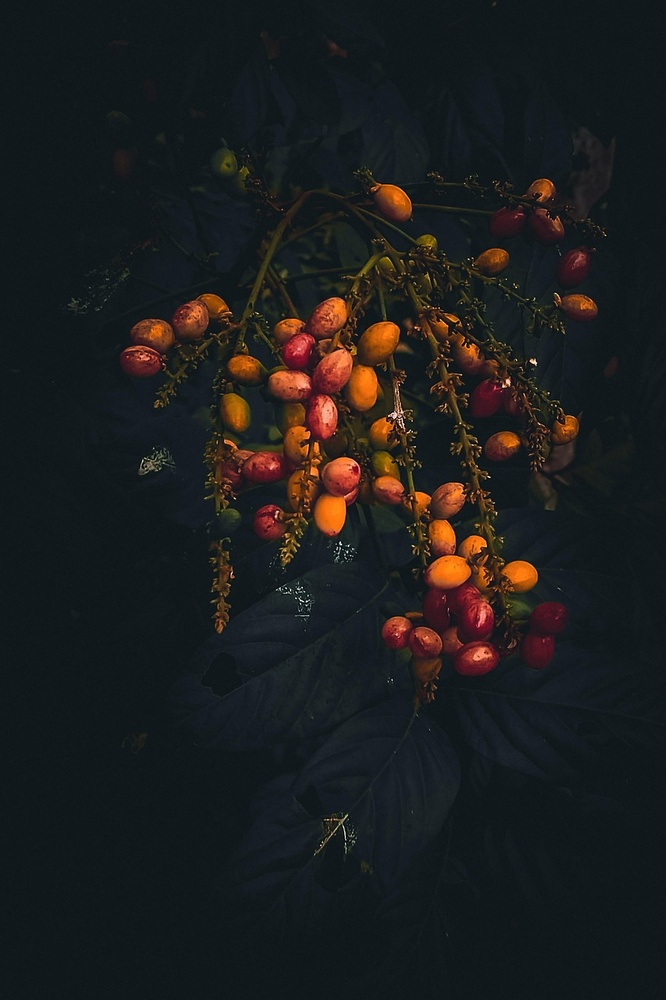
#> input picture minggu 4/gambar3.jpg, 666 x 1000 px, shrunk from 853 x 1280 before the run
$ python latihan2.py
#> lines starting #> are read from the running program, lines starting #| are printed output that depends on the picture
# ============================================
# ADAPTIVE MEDICAL IMAGE ENHANCEMENT
# ============================================

import cv2
import numpy as np
import matplotlib.pyplot as plt
from scipy import stats


# ============================================
# METRIC ANALYSIS
# ============================================

def analyze_image_statistics(image):

    hist,_ = np.histogram(image.flatten(),256,[0,256])

    entropy = stats.entropy(hist + 1e-10)

    stats_dict = {
        "mean": np.mean(image),
        "std": np.std(image),
        "min": np.min(image),
        "max": np.max(image),
        "dynamic_range": np.max(image) - np.min(image),
        "entropy": entropy
    }

    return stats_dict


# ============================================
# MEDICAL ENHANCEMENT PIPELINE
# ============================================

def medical_image_enhancement(medical_image, modality='X-ray'):
    """
    Adaptive enhancement for medical images
    """

    report = {}

    img = medical_image.copy()

    report["original"] = analyze_image_statistics(img)

    # =====================================
    # X-RAY PIPELINE
    # =====================================
    if modality == "X-ray":

        # noise reduction
        img = cv2.GaussianBlur(img,(5,5),0)

        # contrast enhancement
        clahe = cv2.createCLAHE(clipLimit=3.0,tileGridSize=(8,8))
        img = clahe.apply(img)

        # sharpening
        kernel = np.array([[0,-1,0],
                           [-1,5,-1],
                           [0,-1,0]])
        img = cv2.filter2D(img,-1,kernel)

    # =====================================
    # MRI PIPELINE
    # =====================================
    elif modality == "MRI":

        # noise reduction
        img = cv2.medianBlur(img,5)

        # gamma correction
        gamma = 0.8
        img = np.power(img/255.0,gamma)
        img = np.uint8(img*255)

        # CLAHE
        clahe = cv2.createCLAHE(clipLimit=2.5,tileGridSize=(8,8))
        img = clahe.apply(img)

    # =====================================
    # CT SCAN PIPELINE
    # =====================================
    elif modality == "CT":

        # normalization
        img = cv2.normalize(img,None,0,255,cv2.NORM_MINMAX)

        # CLAHE
        clahe = cv2.createCLAHE(clipLimit=4.0,tileGridSize=(8,8))
        img = clahe.apply(img)

        # sharpening
        kernel = np.array([[0,-1,0],
                           [-1,5,-1],
                           [0,-1,0]])
        img = cv2.filter2D(img,-1,kernel)

    # =====================================
    # ULTRASOUND PIPELINE
    # =====================================
    elif modality == "Ultrasound":

        # speckle noise reduction
        img = cv2.medianBlur(img,5)

        # adaptive histogram
        clahe = cv2.createCLAHE(clipLimit=2.0,tileGridSize=(8,8))
        img = clahe.apply(img)

    else:
        print("Unknown modality")

    report["enhanced"] = analyze_image_statistics(img)

    return img, report


# ============================================
# MAIN PROGRAM
# ============================================

image = cv2.imread("gambar3.jpg",0)
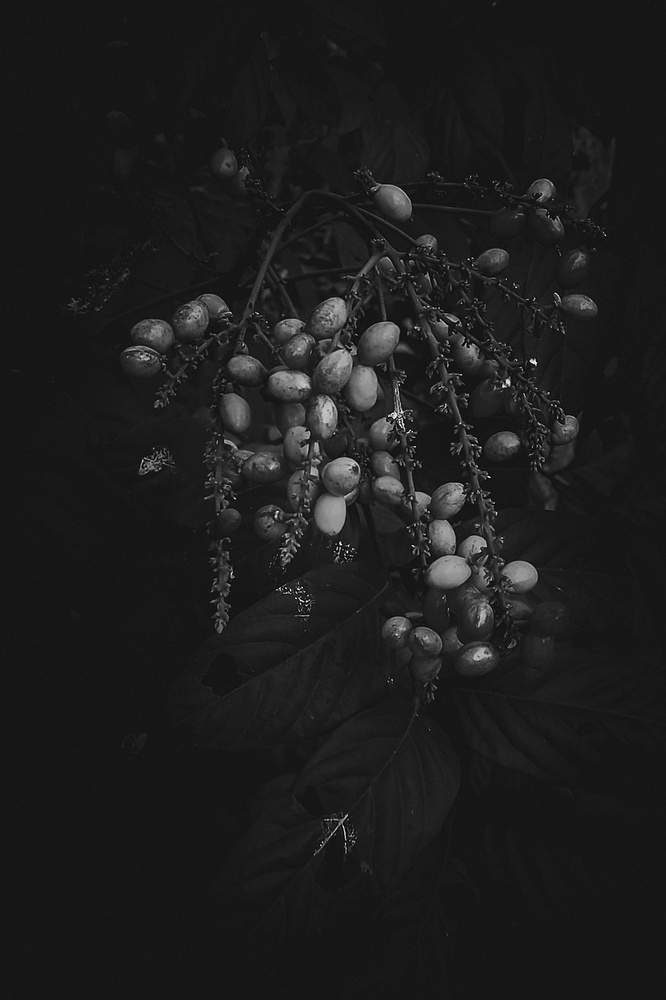
#> image: shape (1000, 666); min 0, max 255, mean 29.4

if image is None:
    print("Image not found")
    exit()

# pilih modality
modality = "X-ray"

enhanced, report = medical_image_enhancement(image, modality)
#> in analyze_image_statistics, `hist,_ = np.histogram(image.flatten(),256,[0,256])`: hist = 256 values, max 158054 at index 22, min 0 at index 233, mean 2601.6
#> in analyze_image_statistics, `entropy = stats.entropy(hist + 1e-10)`: entropy = 2.9
#> in analyze_image_statistics, `stats_dict = { "mean": np.mean(image), "std": np.std(image), "min": np..`: stats_dict = {'mean': 29.38, 'std': 19.14, 'min': 0, 'max': 255, 'dynamic_range': 255, 'entropy': 2.9}
#> in medical_image_enhancement, `img = clahe.apply(img)`:
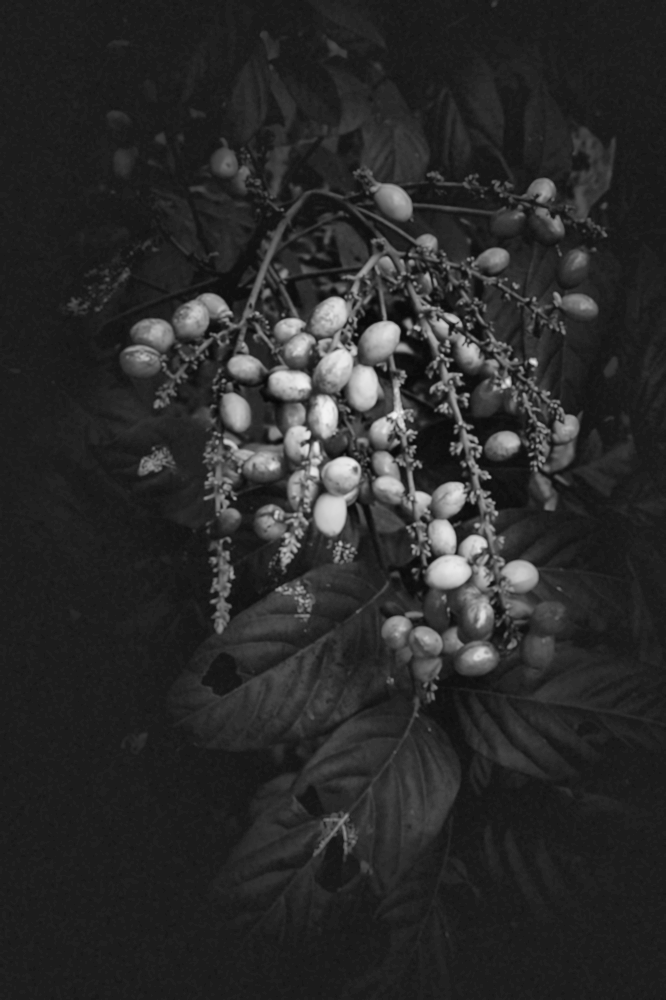
#> img: shape (1000, 666); min 7, max 242, mean 42.6
#> report = 2 items

# ============================================
# VISUALIZATION
# ============================================

plt.figure(figsize=(10,5))

plt.subplot(1,2,1)
plt.imshow(image,cmap='gray')
plt.title("Original Image")
plt.axis("off")

plt.subplot(1,2,2)
plt.imshow(enhanced,cmap='gray')
plt.title("Enhanced Image")
plt.axis("off")

plt.suptitle("Medical Image Enhancement ("+modality+")")
plt.show()
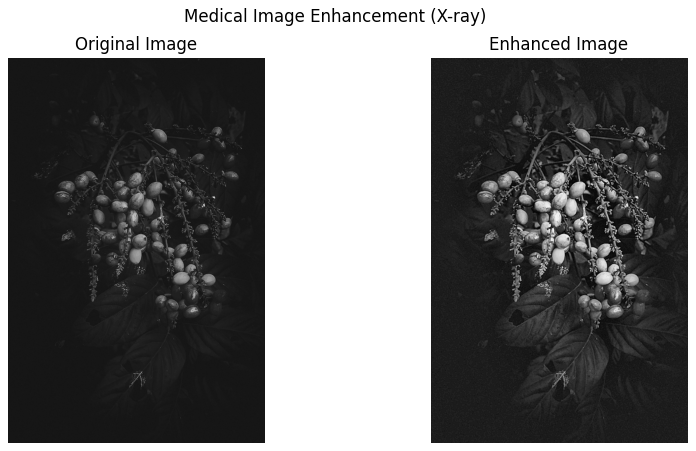
#> figure drawn by matplotlib, 2 panels


# ============================================
# PRINT REPORT
# ============================================

print("\nEnhancement Report")
print("="*50)

print("\nOriginal Image Statistics")
for k,v in report["original"].items():
    print(k,":",round(v,3))
#> this loop made 6 passes
#> (k, v) on passes 1 to 6: ('mean', 29.38), ('std', 19.14), ('min', 0), ('max', 255), ('dynamic_range', 255), ('entropy', 2.9)
#| mean : 29.377
#| std : 19.138
#| min : 0
#| max : 255
#| dynamic_range : 255
#| entropy : 2.905

print("\nEnhanced Image Statistics")
for k,v in report["enhanced"].items():
    print(k,":",round(v,3))
#> this loop made 6 passes
#> (k, v) on passes 1 to 6: ('mean', 42.61), ('std', 36.08), ('min', 0), ('max', 255), ('dynamic_range', 255), ('entropy', 4.19)
#| mean : 42.609
#| std : 36.078
#| min : 0
#| max : 255
#| dynamic_range : 255
#| entropy : 4.193

$ run again, with minggu 4/gambar1.jpg copied over minggu 4/gambar3.jpg
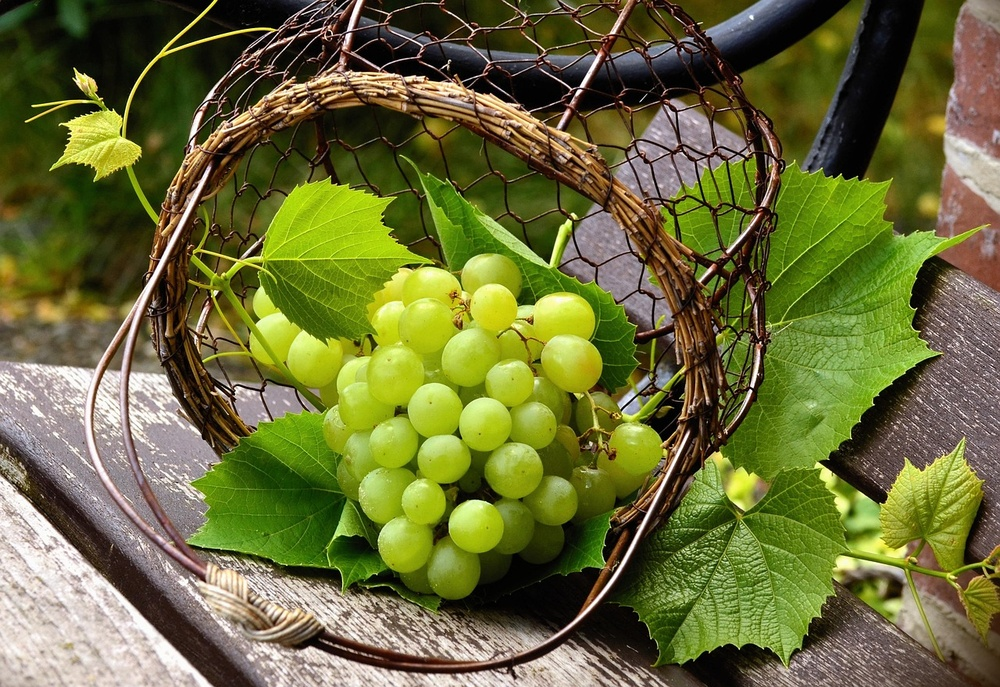
#> input picture minggu 4/gambar1.jpg, 1000 x 687 px, shrunk from 1280 x 879 before the run
#> hist = 256 values, max 6297 at index 2, min 557 at index 254, mean 2683.6
#> entropy = 5.46
#> stats_dict = {'mean': 102.1, 'std': 65.03, 'min': 0, 'max': 255, 'dynamic_range': 255, 'entropy': 5.46}
#> in medical_image_enhancement, `img = cv2.filter2D(img,-1,kernel)`:
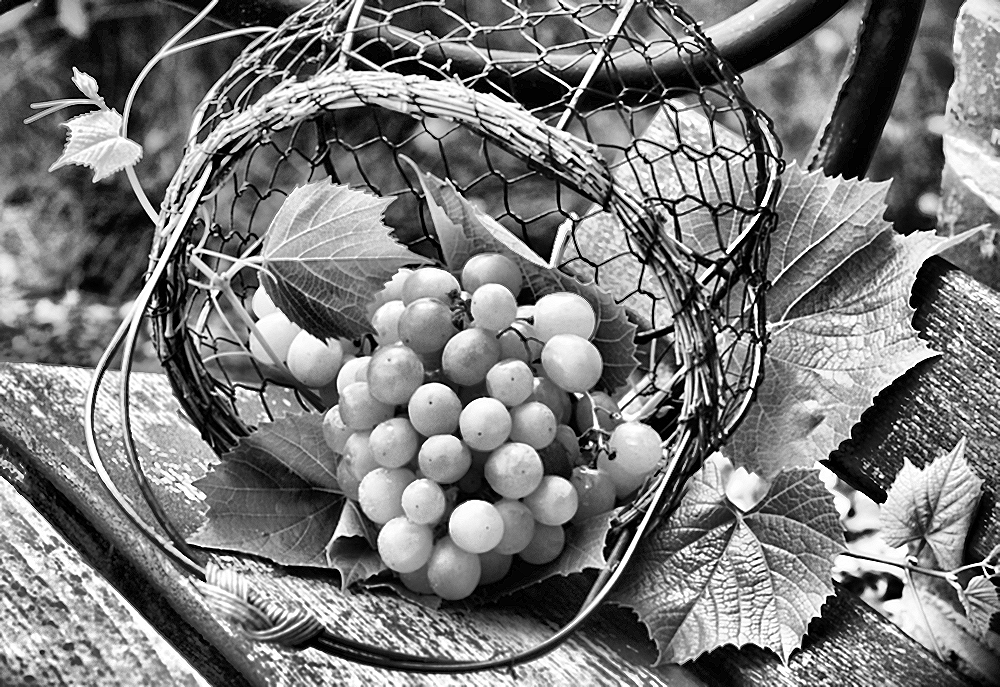
#> img: shape (687, 1000); min 0, max 255, mean 122.7
#> report = 2 items
#> `plt.show()`:
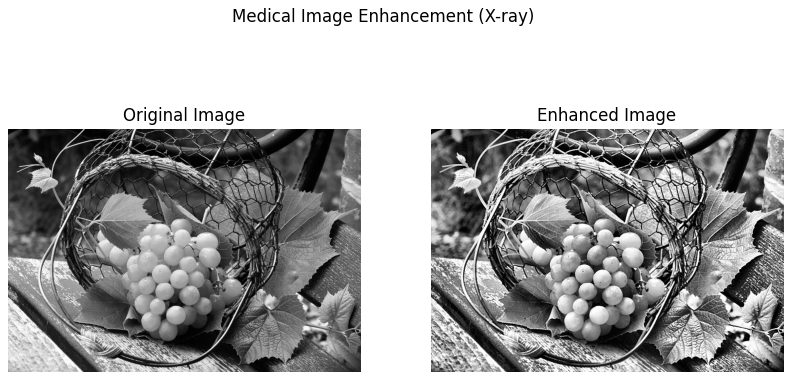
#> figure drawn by matplotlib, 2 panels
#> the loop `for k,v in report["original"].items():` made 6 passes
#> (k, v) on passes 1 to 6: ('mean', 102.1), ('std', 65.03), ('min', 0), ('max', 255), ('dynamic_range', 255), ('entropy', 5.46)
#> (printed output is left out)
#> the loop `for k,v in report["enhanced"].items():` made 6 passes
#> (k, v) on passes 1 to 6: ('mean', 122.7), ('std', 77.35), ('min', 0), ('max', 255), ('dynamic_range', 255), ('entropy', 5.46)
#> (printed output is left out)
